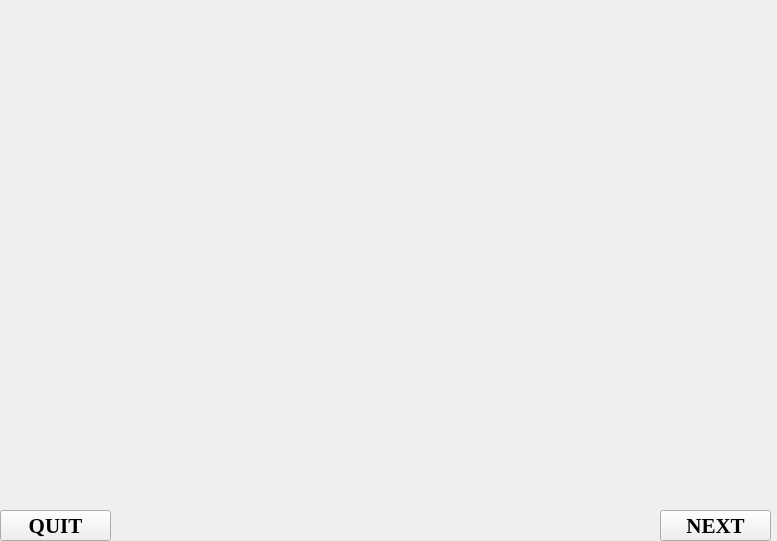
<?xml version="1.0" encoding="UTF-8"?>
<ui version="4.0">
 <class>guide1</class>
 <widget class="QWidget" name="guide1">
  <property name="geometry">
   <rect>
    <x>0</x>
    <y>0</y>
    <width>777</width>
    <height>541</height>
   </rect>
  </property>
  <property name="windowTitle">
   <string>Form</string>
  </property>
  <widget class="QStackedWidget" name="stackedWidget">
   <property name="geometry">
    <rect>
     <x>-30</x>
     <y>0</y>
     <width>830</width>
     <height>600</height>
    </rect>
   </property>
   <widget class="QWidget" name="page">
    <property name="minimumSize">
     <size>
      <width>815</width>
      <height>564</height>
     </size>
    </property>
    <property name="maximumSize">
     <size>
      <width>815</width>
      <height>564</height>
     </size>
    </property>
    <widget class="QLabel" name="label">
     <property name="geometry">
      <rect>
       <x>30</x>
       <y>-10</y>
       <width>815</width>
       <height>564</height>
      </rect>
     </property>
     <property name="minimumSize">
      <size>
       <width>815</width>
       <height>564</height>
      </size>
     </property>
     <property name="maximumSize">
      <size>
       <width>815</width>
       <height>564</height>
      </size>
     </property>
     <property name="text">
      <string/>
     </property>
     <property name="pixmap">
      <pixmap resource="image.qrc">:/new/prefix1/image/guide1.png</pixmap>
     </property>
    </widget>
    <widget class="QPushButton" name="btn_quit_1">
     <property name="geometry">
      <rect>
       <x>30</x>
       <y>510</y>
       <width>111</width>
       <height>31</height>
      </rect>
     </property>
     <property name="font">
      <font>
       <family>Times New Roman</family>
       <pointsize>16</pointsize>
       <bold>true</bold>
      </font>
     </property>
     <property name="text">
      <string>QUIT</string>
     </property>
    </widget>
    <widget class="QPushButton" name="btn_next_to_guide2">
     <property name="geometry">
      <rect>
       <x>690</x>
       <y>510</y>
       <width>111</width>
       <height>31</height>
      </rect>
     </property>
     <property name="font">
      <font>
       <family>Times New Roman</family>
       <pointsize>16</pointsize>
       <bold>true</bold>
      </font>
     </property>
     <property name="text">
      <string>NEXT</string>
     </property>
    </widget>
   </widget>
   <widget class="QWidget" name="page_2">
    <widget class="QPushButton" name="btn_next_to_guide3">
     <property name="geometry">
      <rect>
       <x>690</x>
       <y>510</y>
       <width>111</width>
       <height>31</height>
      </rect>
     </property>
     <property name="font">
      <font>
       <family>Times New Roman</family>
       <pointsize>16</pointsize>
       <bold>true</bold>
      </font>
     </property>
     <property name="text">
      <string>NEXT</string>
     </property>
    </widget>
    <widget class="QPushButton" name="btn_last_to_guide1">
     <property name="geometry">
      <rect>
       <x>690</x>
       <y>470</y>
       <width>111</width>
       <height>31</height>
      </rect>
     </property>
     <property name="font">
      <font>
       <family>Times New Roman</family>
       <pointsize>16</pointsize>
       <bold>true</bold>
      </font>
     </property>
     <property name="text">
      <string>LAST</string>
     </property>
    </widget>
    <widget class="QPushButton" name="btn_quit_2">
     <property name="geometry">
      <rect>
       <x>30</x>
       <y>510</y>
       <width>111</width>
       <height>31</height>
      </rect>
     </property>
     <property name="font">
      <font>
       <family>Times New Roman</family>
       <pointsize>16</pointsize>
       <bold>true</bold>
      </font>
     </property>
     <property name="text">
      <string>QUIT</string>
     </property>
    </widget>
    <widget class="QLabel" name="label_2">
     <property name="geometry">
      <rect>
       <x>30</x>
       <y>-10</y>
       <width>815</width>
       <height>564</height>
      </rect>
     </property>
     <property name="minimumSize">
      <size>
       <width>815</width>
       <height>564</height>
      </size>
     </property>
     <property name="maximumSize">
      <size>
       <width>815</width>
       <height>564</height>
      </size>
     </property>
     <property name="text">
      <string/>
     </property>
     <property name="pixmap">
      <pixmap resource="image.qrc">:/new/prefix1/image/guide2.png</pixmap>
     </property>
    </widget>
    <zorder>label_2</zorder>
    <zorder>btn_next_to_guide3</zorder>
    <zorder>btn_quit_2</zorder>
    <zorder>btn_last_to_guide1</zorder>
   </widget>
   <widget class="QWidget" name="page_3">
    <widget class="QLabel" name="label_3">
     <property name="geometry">
      <rect>
       <x>30</x>
       <y>-10</y>
       <width>815</width>
       <height>564</height>
      </rect>
     </property>
     <property name="minimumSize">
      <size>
       <width>815</width>
       <height>564</height>
      </size>
     </property>
     <property name="maximumSize">
      <size>
       <width>815</width>
       <height>564</height>
      </size>
     </property>
     <property name="text">
      <string/>
     </property>
     <property name="pixmap">
      <pixmap resource="image.qrc">:/new/prefix1/image/guide3.png</pixmap>
     </property>
    </widget>
    <widget class="QPushButton" name="btn_quit_3">
     <property name="geometry">
      <rect>
       <x>30</x>
       <y>510</y>
       <width>111</width>
       <height>31</height>
      </rect>
     </property>
     <property name="font">
      <font>
       <family>Times New Roman</family>
       <pointsize>16</pointsize>
       <bold>true</bold>
      </font>
     </property>
     <property name="text">
      <string>QUIT</string>
     </property>
    </widget>
    <widget class="QPushButton" name="btn_last_to_guide2">
     <property name="geometry">
      <rect>
       <x>690</x>
       <y>470</y>
       <width>111</width>
       <height>31</height>
      </rect>
     </property>
     <property name="font">
      <font>
       <family>Times New Roman</family>
       <pointsize>16</pointsize>
       <bold>true</bold>
      </font>
     </property>
     <property name="text">
      <string>LAST</string>
     </property>
    </widget>
   </widget>
  </widget>
 </widget>
 <resources>
  <include location="image.qrc"/>
 </resources>
 <connections/>
</ui>
